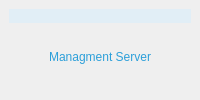
               <widget class="QWidget" name="Home1">
                <layout class="QVBoxLayout" name="verticalLayout_4">
                 <property name="spacing">
                  <number>9</number>
                 </property>
                 <property name="leftMargin">
                  <number>9</number>
                 </property>
                 <property name="topMargin">
                  <number>9</number>
                 </property>
                 <property name="rightMargin">
                  <number>9</number>
                 </property>
                 <property name="bottomMargin">
                  <number>9</number>
                 </property>
                 <item>
                  <widget class="QFrame" name="frame_14">
                   <property name="frameShape">
                    <enum>QFrame::NoFrame</enum>
                   </property>
                   <property name="frameShadow">
                    <enum>QFrame::Raised</enum>
                   </property>
                   <layout class="QVBoxLayout" name="verticalLayout_5">
                    <property name="spacing">
                     <number>0</number>
                    </property>
                    <property name="leftMargin">
                     <number>0</number>
                    </property>
                    <property name="topMargin">
                     <number>0</number>
                    </property>
                    <property name="rightMargin">
                     <number>0</number>
                    </property>
                    <property name="bottomMargin">
                     <number>0</number>
                    </property>
                    <item>
                     <widget class="QPushButton" name="pushButton">
                      <property name="styleSheet">
                       <string notr="true">QPushButton{
	
	background-color: rgb(225, 238, 246);
	border-radius:0px;

}</string>
                      </property>
                      <property name="text">
                       <string/>
                      </property>
                      <property name="icon">
                       <iconset resource="res.qrc">
                        <normaloff>:/icon/icon/istockphoto-1313570688-170667a.jpg</normaloff>:/icon/icon/istockphoto-1313570688-170667a.jpg</iconset>
                      </property>
                      <property name="iconSize">
                       <size>
                        <width>500</width>
                        <height>500</height>
                       </size>
                      </property>
                     </widget>
                    </item>
                    <item>
                     <widget class="QLabel" name="label">
                      <property name="minimumSize">
                       <size>
                        <width>0</width>
                        <height>60</height>
                       </size>
                      </property>
                      <property name="styleSheet">
                       <string notr="true">font: 20pt &quot;Oswald&quot;;
color: rgb(44, 159, 217);</string>
                      </property>
                      <property name="text">
                       <string>Managment Server</string>
                      </property>
                      <property name="alignment">
                       <set>Qt::AlignCenter</set>
                      </property>
                     </widget>
                    </item>
                   </layout>
                  </widget>
                 </item>
                </layout>
               </widget>
